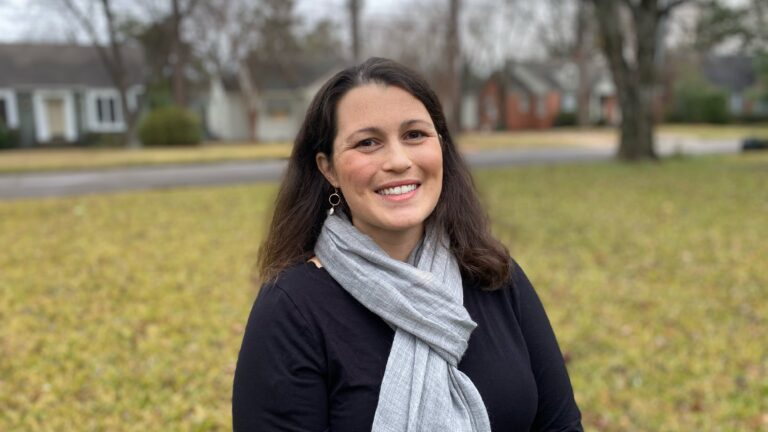
#> input picture cam_vison/image0.jpeg, 768 x 432 px
$ python face_detect.py
#> lines starting #> are read from the running program, lines starting #| are printed output that depends on the picture; after the words box and inside, x2 and y2 are one past the last pixel; in counts of white or black regions, pixels touching at a corner belong together
import cv2 as cv

img=cv.imread("image0.jpeg")
#> img is the input picture: shape (432, 768, 3); mean B, G, R 97.3, 124, 132.5

gray=cv.cvtColor(img,cv.COLOR_BGR2GRAY)
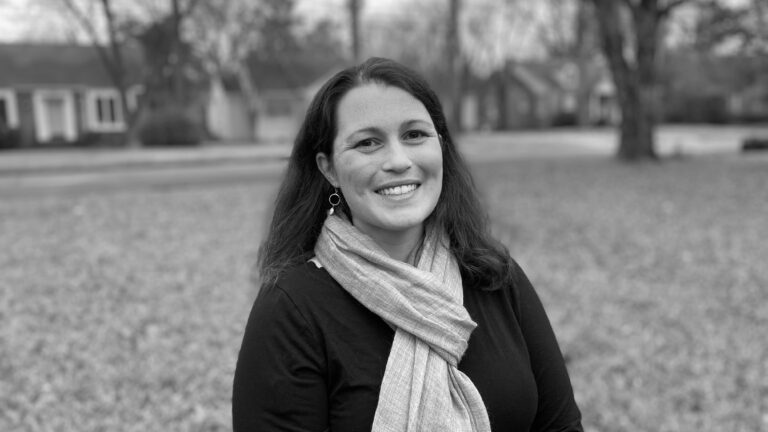
#> gray: shape (432, 768); min 0, max 250, mean 123.5


haar_cas = cv.CascadeClassifier('face.xml')
face = haar_cas.detectMultiScale(gray,scaleFactor=1.1,minNeighbors=4)
#> face = [[327, 86, 135, 135]]
for (x,y,w,h) in face:
    cv.rectangle(img,(x,y),(x+w,y+h),(0,255,0),thickness=1)
#> this loop made 1 pass
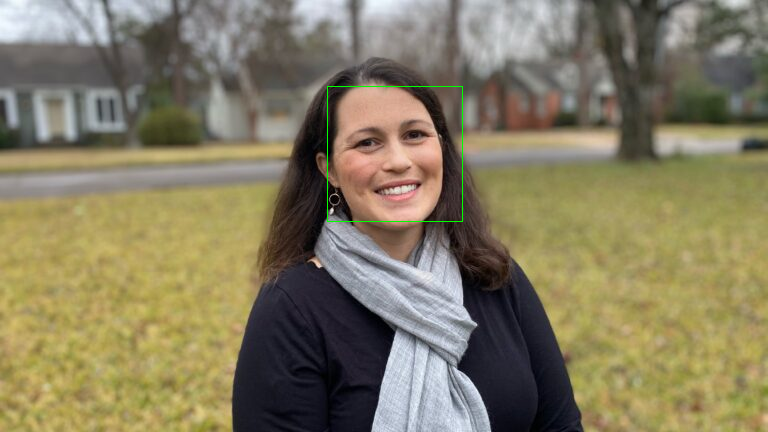
#> img: shape (432, 768, 3); 0.16% of pixels changed, all inside (x1, y1, x2, y2) = (327, 86, 463, 222)
cv.imshow('dg',img)
cv.waitKey(0)

$ run again, with cam_vison/test_img.jpg copied over cam_vison/image0.jpeg
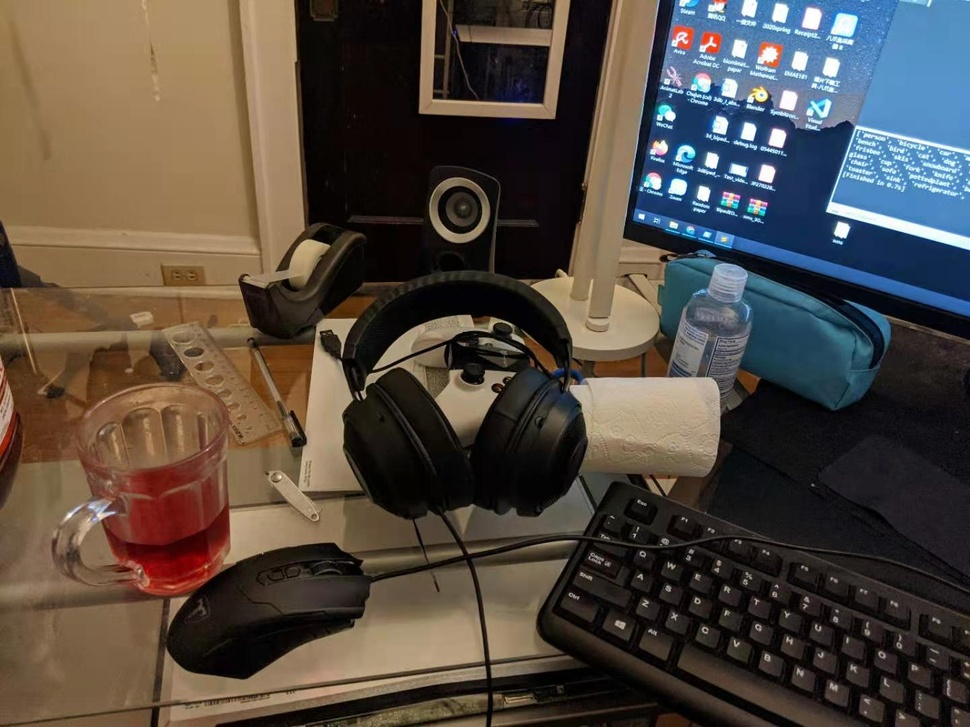
#> input picture cam_vison/test_img.jpg, 970 x 727 px, shrunk from 1440 x 1080 before the run
#> img is the input picture: shape (727, 970, 3); mean B, G, R 65.3, 73.4, 82.4
#> `gray=cv.cvtColor(img,cv.COLOR_BGR2GRAY)`:
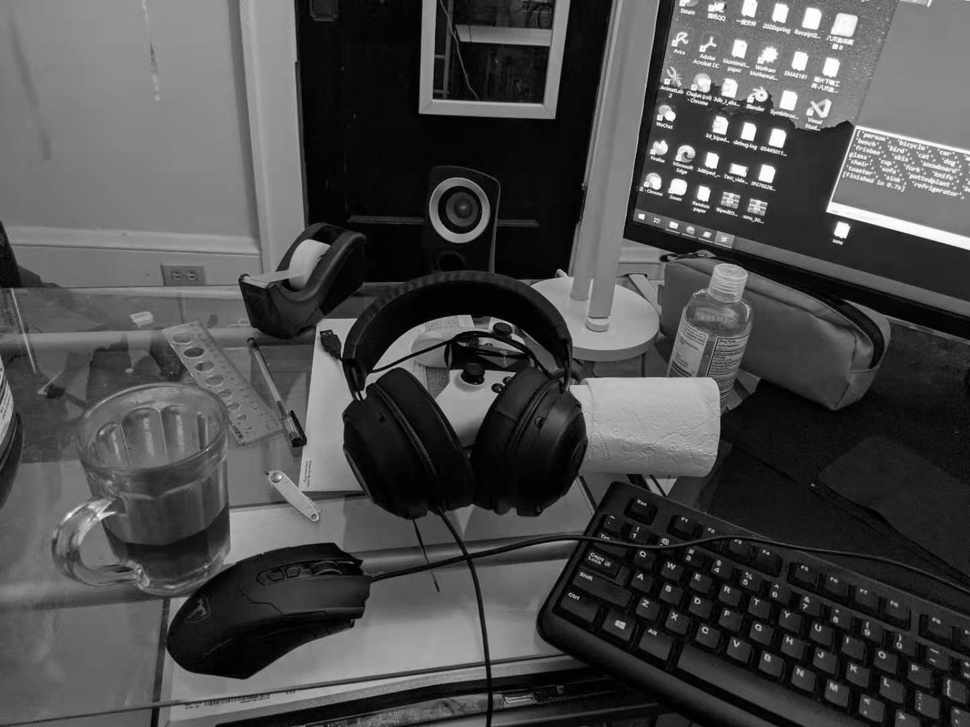
#> gray: shape (727, 970); min 0, max 255, mean 75.2
#> face = [[220, 387, 47, 47], [336, 368, 54, 54]]
#> the loop `for (x,y,w,h) in face:` made 2 passes
#> after the loop `for (x,y,w,h) in face:`:
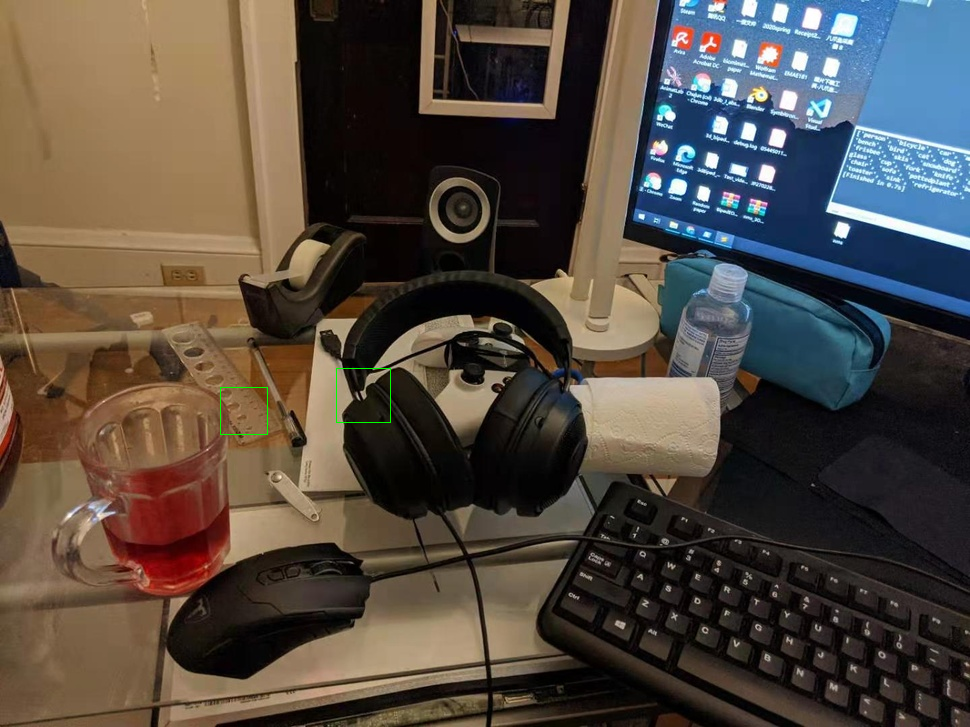
#> img: shape (727, 970, 3); 0.06% of pixels changed, all inside (x1, y1, x2, y2) = (220, 368, 391, 435)
